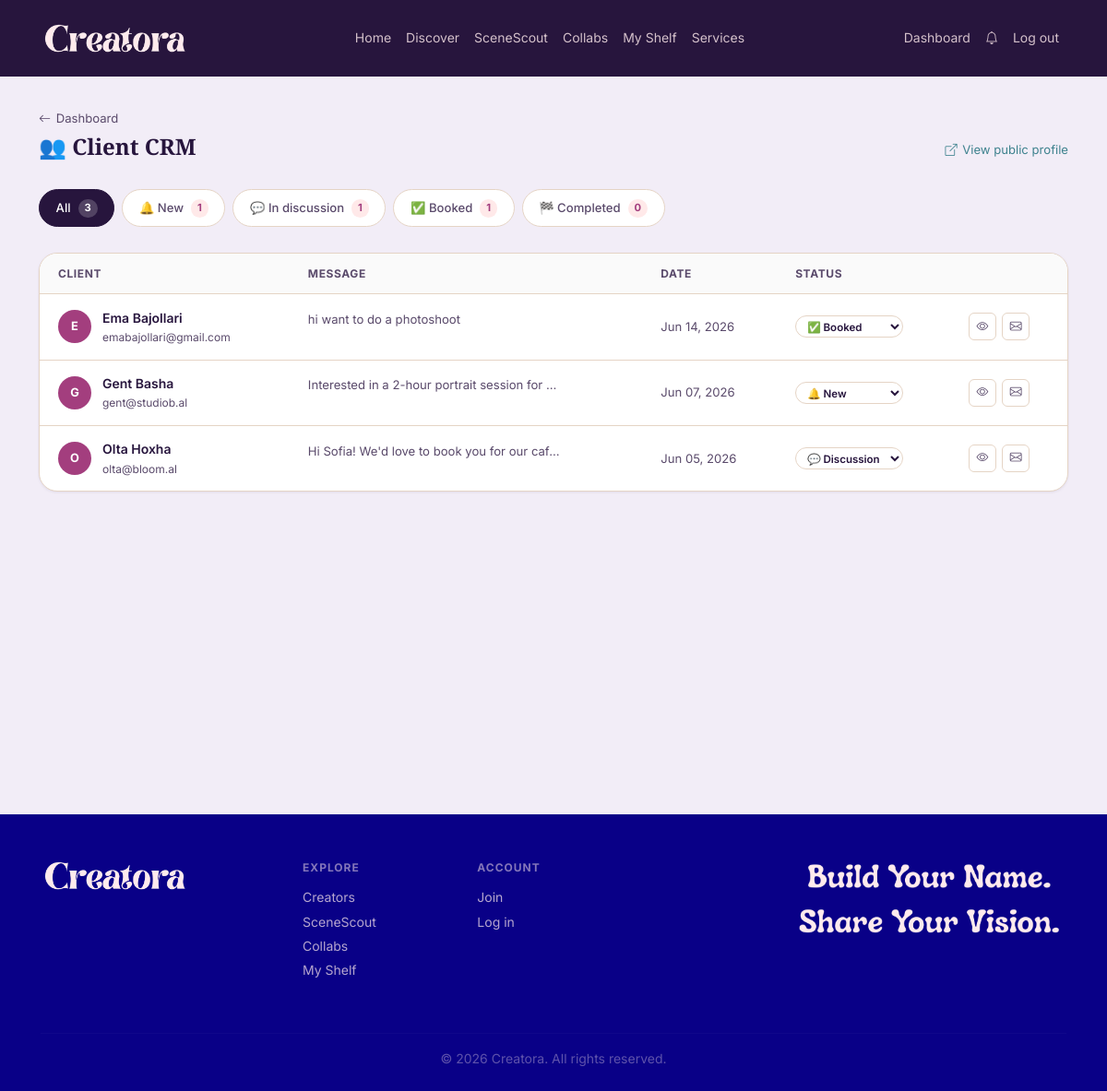
The page /dashboard/crm (signed in) on the database its author committed.
### models.py (models this page shows)
class Inquiry(db.Model):
    __tablename__ = 'inquiries'
    id          = db.Column(db.Integer, primary_key=True)
    creator_id  = db.Column(db.Integer, db.ForeignKey('users.id'), nullable=False)
    name        = db.Column(db.String(100), nullable=False)
    email       = db.Column(db.String(120), nullable=False)
    message     = db.Column(db.Text, nullable=False)
    status      = db.Column(db.String(20), default='new')   # new | discussion | booked | completed
    created_at  = db.Column(db.DateTime, default=datetime.utcnow)

### routes/dashboard.py (the view)
@dashboard_bp.route('/crm')
@login_required
def crm():
    status = request.args.get('status', '')
    query  = Inquiry.query.filter_by(creator_id=current_user.id)
    if status:
        query = query.filter_by(status=status)
    inquiries = query.order_by(Inquiry.created_at.desc()).all()
    counts = {
        'new':        Inquiry.query.filter_by(creator_id=current_user.id, status='new').count(),
        'discussion': Inquiry.query.filter_by(creator_id=current_user.id, status='discussion').count(),
        'booked':     Inquiry.query.filter_by(creator_id=current_user.id, status='booked').count(),
        'completed':  Inquiry.query.filter_by(creator_id=current_user.id, status='completed').count(),
    }
    return render_template('dashboard/crm.html', inquiries=inquiries, counts=counts, active_status=status)

### app.py (called while the page is built)
@login_manager.user_loader
def load_user(user_id):
    return db.session.get(User, int(user_id))

@app.context_processor
def inject_globals():
    unread_count = 0
    if current_user.is_authenticated:
        unread_count = Notification.query.filter_by(
            user_id=current_user.id, is_read=False
        ).count()
    return {
        'now': datetime.utcnow(),
        'app_name': 'Creatora',
        'unread_notifications': unread_count,
    }

### templates/dashboard/crm.html (shortened to what this page needs)
{% extends 'base.html' %}
{% block content %}
<div class="dash-page">
  <div class="container">
    <div class="page-header">
      <div>
        <a href="{{ url_for('dashboard.home') }}" class="back-link"><i class="bi bi-arrow-left"></i> Dashboard</a>
        <h1>👥 Client CRM</h1>
      </div>
      <a href="{{ url_for('public.profile', username=current_user.username) }}"
         target="_blank"
         style="font-size:.82rem;color:var(--color-pacific-cyan);text-decoration:none;display:flex;align-items:center;gap:.35rem;">
        <i class="bi bi-box-arrow-up-right"></i> View public profile
      </a>
    </div>
    <div class="pipeline-tabs">
      <a href="{{ url_for('dashboard.crm') }}"
         class="pipe-tab {{ 'active' if not active_status else '' }}">
        All
        <span class="pipe-count">{{ counts.new + counts.discussion + counts.booked + counts.completed }}</span>
      </a>
      <a href="{{ url_for('dashboard.crm', status='new') }}"
         class="pipe-tab {{ 'active' if active_status == 'new' else '' }}">
        🔔 New
        <span class="pipe-count">{{ counts.new }}</span>
      </a>
      <a href="{{ url_for('dashboard.crm', status='discussion') }}"
         class="pipe-tab {{ 'active' if active_status == 'discussion' else '' }}">
        💬 In discussion
        <span class="pipe-count">{{ counts.discussion }}</span>
      </a>
      <a href="{{ url_for('dashboard.crm', status='booked') }}"
         class="pipe-tab {{ 'active' if active_status == 'booked' else '' }}">
        ✅ Booked
        <span class="pipe-count">{{ counts.booked }}</span>
      </a>
      <a href="{{ url_for('dashboard.crm', status='completed') }}"
         class="pipe-tab {{ 'active' if active_status == 'completed' else '' }}">
        🏁 Completed
        <span class="pipe-count">{{ counts.completed }}</span>
      </a>
    </div>
    <div class="crm-card">
      {% if inquiries %}
      <div style="overflow-x:auto;">
        <table class="crm-table">
          <thead>
            <tr>
              <th>Client</th>
              <th>Message</th>
              <th>Date</th>
              <th>Status</th>
              <th></th>
            </tr>
          </thead>
          <tbody>
            {% for inq in inquiries %}
            <tr>
              <td>
                <div style="display:flex;align-items:center;gap:.75rem;">
                  <div class="inq-avatar">{{ inq.name[0]|upper }}</div>
                  <div>
                    <p style="margin:0;font-weight:600;font-size:.875rem;color:var(--color-dark-amethyst);">{{ inq.name }}</p>
                    <p style="margin:0;font-size:.75rem;color:var(--text-secondary);">{{ inq.email }}</p>
                  </div>
                </div>
              </td>
              <td><p class="msg-preview">{{ inq.message }}</p></td>
              <td style="color:var(--text-secondary);font-size:.82rem;white-space:nowrap;">
                {{ inq.created_at.strftime('%b %d, %Y') }}
              </td>
              <td>
                <form method="POST" action="{{ url_for('dashboard.update_inquiry_status', inquiry_id=inq.id) }}" class="status-form">
                  <select name="status" onchange="this.form.submit()" title="Change status">
                    <option value="new"        {{ 'selected' if inq.status == 'new' }}>🔔 New</option>
                    <option value="discussion" {{ 'selected' if inq.status == 'discussion' }}>💬 Discussion</option>
                    <option value="booked"     {{ 'selected' if inq.status == 'booked' }}>✅ Booked</option>
                  </select>
                </form>
              </td>
              <td>
                <div class="row-actions">
                  <button class="row-btn" title="View full message"
                          data-bs-toggle="modal" data-bs-target="#detailModal"
                          data-name="{{ inq.name }}"
                          data-email="{{ inq.email }}"
                          data-message="{{ inq.message }}"
                          data-status="{{ inq.status }}"
                          data-date="{{ inq.created_at.strftime('%B %d, %Y') }}"
                          data-id="{{ inq.id }}">
                    <i class="bi bi-eye"></i>
                  </button>
                  <a href="mailto:{{ inq.email }}" class="row-btn" title="Reply by email">
                    <i class="bi bi-envelope"></i>
                  </a>
                </div>
              </td>
            </tr>
            {% endfor %}
          </tbody>
        </table>
      </div>
      {% endif %}
    </div>
  </div>
</div>
{% endblock %}

### static/css/variables.css (style rules this page uses)
:root { --color-lavender-blush: #FFEBED; --color-soft-blush: #FFE9E9; --color-powder-blush: #F6B6B7; --color-powder-blush-deep: #F2A4A5; --color-papaya-whip: #FFFFD2; --color-honeydew: #F2FFE9; --color-muted-teal: #A6C9B6; --color-almond-cream: #E5D4C5; --color-burnt-peach: #D18A75; --color-berry-blush: #A33E7E; --color-pacific-cyan: #3E828E; --color-rich-cerulean: #3078A4; --color-dark-amethyst: #27153D; --color-dark-amethyst-cool: #260C45; --color-navy: #090087; --brand-primary: var(--color-berry-blush); --brand-primary-hover: #8a3468; --brand-secondary: var(--color-pacific-cyan); --brand-secondary-hover: #2f636d; --bg-page: var(--color-lavender-blush); --bg-card: #ffffff; --bg-card-soft: var(--color-soft-blush); --bg-muted: var(--color-almond-cream); --bg-dark: var(--color-dark-amethyst); --bg-footer: var(--color-navy); --text-primary: var(--color-dark-amethyst); --text-secondary: #5a4a6b; --text-on-dark: var(--color-lavender-blush); --text-on-primary: #ffffff; --text-link: var(--color-pacific-cyan); --text-link-hover: var(--color-berry-blush); --accent-warm: var(--color-burnt-peach); --accent-mint: var(--color-muted-teal); --accent-cream: var(--color-papaya-whip); --border-default: var(--color-almond-cream); --border-strong: var(--color-muted-teal); --success: var(--color-honeydew); --success-text: #2a6b3c; --font-heading: 'Playfair Display', 'Georgia', serif; --font-body: 'Inter', 'Helvetica Neue', sans-serif; --font-mono: 'Fira Code', monospace; --text-xs: 0.75rem; --text-sm: 0.875rem; --text-base: 1rem; --text-lg: 1.125rem; --text-xl: 1.25rem; --text-2xl: 1.5rem; --text-3xl: 1.875rem; --text-4xl: 2.25rem; --space-1: 0.25rem; --space-2: 0.5rem; --space-3: 0.75rem; --space-4: 1rem; --space-6: 1.5rem; --space-8: 2rem; --space-12: 3rem; --space-16: 4rem; --radius-sm: 6px; --radius-md: 12px; --radius-lg: 20px; --radius-xl: 32px; --radius-full: 9999px; --shadow-sm: 0 1px 3px rgba(39, 21, 61, 0.08); --shadow-md: 0 4px 16px rgba(39, 21, 61, 0.10); --shadow-lg: 0 8px 32px rgba(39, 21, 61, 0.14); --transition-fast: 150ms ease; --transition-normal: 250ms ease; }

### static/css/main.css (style rules this page uses)
*, *::before, *::after { box-sizing: border-box; margin: 0; padding: 0; }
body { font-family: var(--font-body); font-size: var(--text-base); color: var(--text-primary); background-color: var(--bg-page); line-height: 1.6; }
h1, h2, h3, h4, h5, h6 { font-family: var(--font-heading); font-weight: 700; color: var(--text-primary); line-height: 1.2; }
a { color: var(--text-link); text-decoration: none; transition: color var(--transition-fast); }

### rows shown on the page
Inquiry: name "E", name "Ema Bajollari", email "emabajollari@gmail.com", message "hi want to do a photoshoot", created_at "Jun 14, 2026"
Inquiry: name "G", name "Gent Basha", email "gent@studiob.al", message "Interested in a 2-hour portrait session for…", created_at "Jun 07, 2026"
Inquiry: name "O", name "Olta Hoxha", email "olta@bloom.al", message "Hi Sofia! We'd love to book you for our caf…", created_at "Jun 05, 2026"

### other values the page prints
{{ counts.new + counts.discussion + counts.booked + counts.completed }} "3"
{{ counts.new }} "1"
{{ counts.discussion }} "1"
{{ counts.booked }} "1"
{{ counts.completed }} "0"
